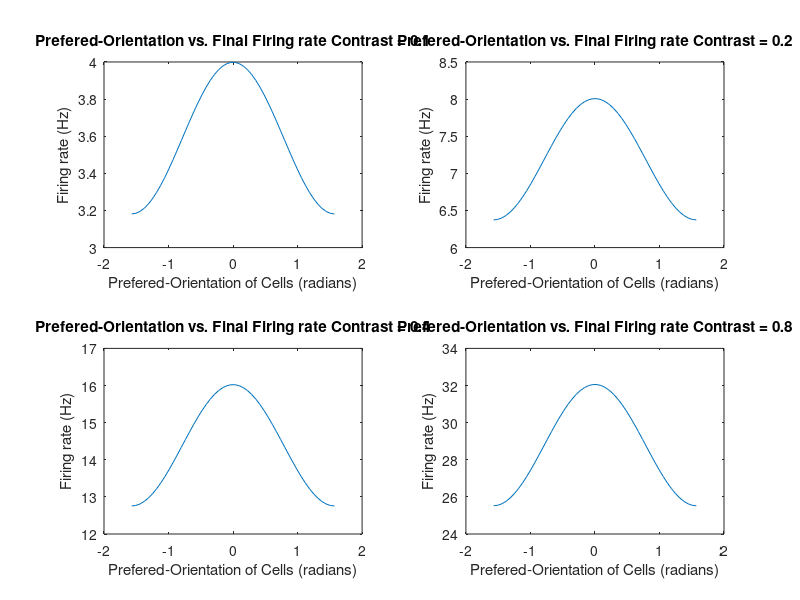
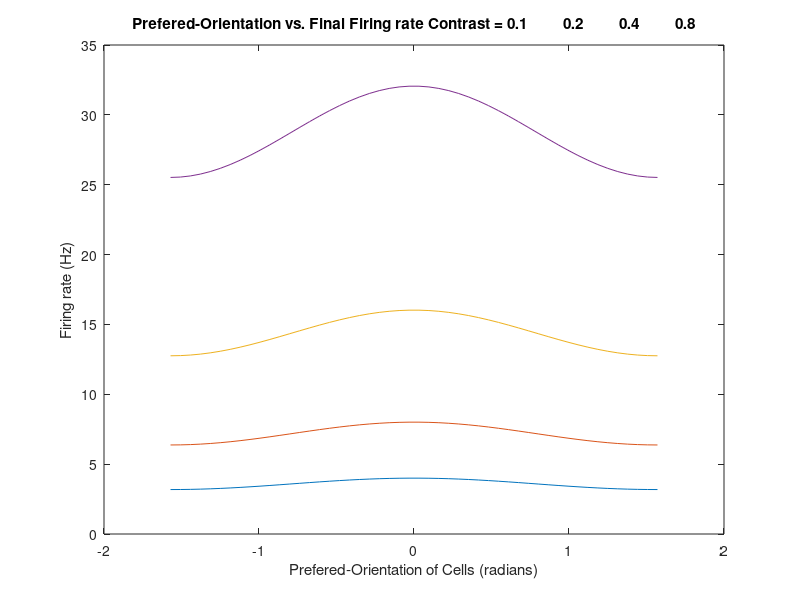

Source code (MATLAB) for these figures, in order:
clear all
%%%%%%%%%%%%%%%%%%Orientaton Selectivity Model%%%%%%%%%%%%%%%%%%%%%%%%%
% The following code is the creation a multi-neuron model for orientaion selectivity. 
% Each neuron receives biases thalamic input, which is then strengthened
% or weakened by cross connections of every cortical neuron. These cross 
% connections vary between excitatory and inhibitory based on the similarity
% of preferred-orientation of the two neurons following a cosine function 
% with J0 mean and J2 amplitude
%%%%%%%%%%%%%%%%%%%%%%%%%%%%%%%%%%%%%%%%%%%%%%%%%%%%%%%%%%%%%%%%%%%%%%%%

T = 0;              %Start time (0 sec)
dT = .001;          %Time increment (.001 sec)
endTime = 2;        %End Time (2 sec)

t = T:dT:endTime;   %Creating of time vector

%thalmic input
A = 40;             %Maximum amplitude of thalamic input current
c = [.1 .2 .4 .8];  %Contrast vector
%c = .4;            %Used for problem 4
eps = 0.1;            %How much the input modulates with orientation
Ocue = 0;           %Angle of stimulation
sigma = 5;          %Coefficient of randomness

%Model Necessities
tau = .010;         %Time constant of rate
numNeurons = 50;    %Number of neurons in the model
r = zeros(length(c),numNeurons,length(t));  %Rate vector: [x y z] x = contrast identifier, y = rate of each neuron, z = time step

%prefered orientation vector. each index corresponds to same index in
%r(x,:,y)
prefered_orientation = -pi/2:pi/(numNeurons-1):pi/2; %between -pi/2 to pi/2

%neighboring inputs
J0 = -.5;                %J0 mean of input from neighbor rates
J2 = 1;               %J2 amplitude of input from neighbor rates
dTheta = pi/numNeurons; %size of bins when "integrating"

r(:,:,1) = rand(length(c),numNeurons,1)*10; %fill initial rates with randomness

%%%%%%%%%%%%%%%Simulation%%%%%%%%%%%%%%%%%%%%%%
for k = 1: length(c), %For each contrast
    for i = 2: length(t), %For each time step
        %get thalmic input
        h = A*c(k)*(1-eps+eps*cos(2*(prefered_orientation - Ocue)));% + sigma*randn(1,numNeurons);  %use for noise
        for j = 1:numNeurons, %for each neuron get the next time step
            %rectify the total input to the cell. 
            %total input = thalmic input + cross connections
            %cross connections = j0 plus j2 times the cosine of 2 times the sum of neighbor strengths by their respective rates, and normalize
            I = max(h(j)+(J0 + J2*cos(2*(prefered_orientation-prefered_orientation(j)))*r(k,:,i-1)'*dTheta)/numNeurons,0);
            r(k,j,i) = r(k,j,i-1)+dT*(-r(k,j,i-1)+I)/tau; %update the rate for this neuron
        end
    end
end

%For subplotting
plotLength = ceil(sqrt(length(c)));
plotWidth = floor(sqrt(length(c)));

%%ALL
figure;
for k = 1:length(c),
    str = num2str(c(k));
    subplot(plotLength,plotWidth,k);
    plot(prefered_orientation,r(k,:,end));
    xlabel('Prefered-Orientation of Cells (radians)')
    ylabel('Firing rate (Hz)')
    title(['Prefered-Orientation vs. Final Firing rate Contrast = ' str])
end

%%Comparative
figure;
for k = 1:length(c),
    str = num2str(c);
    plot(prefered_orientation,r(k,:,end));
    xlabel('Prefered-Orientation of Cells (radians)')
    ylabel('Firing rate (Hz)')
    title(['Prefered-Orientation vs. Final Firing rate Contrast = ' str])
    hold on
end

%%Data
for i = 1:length(c),
    disp(['J2 = ' num2str(J2)]);
    disp(['Mean = ' num2str(mean(r(i,:,end)))]);
    disp(['Standard Deviation = ' num2str(std(r(i,:,end)))]);
    disp(['Range = ' num2str(range(r(i,:,end)))]);
    fprintf('\n');
    
end
